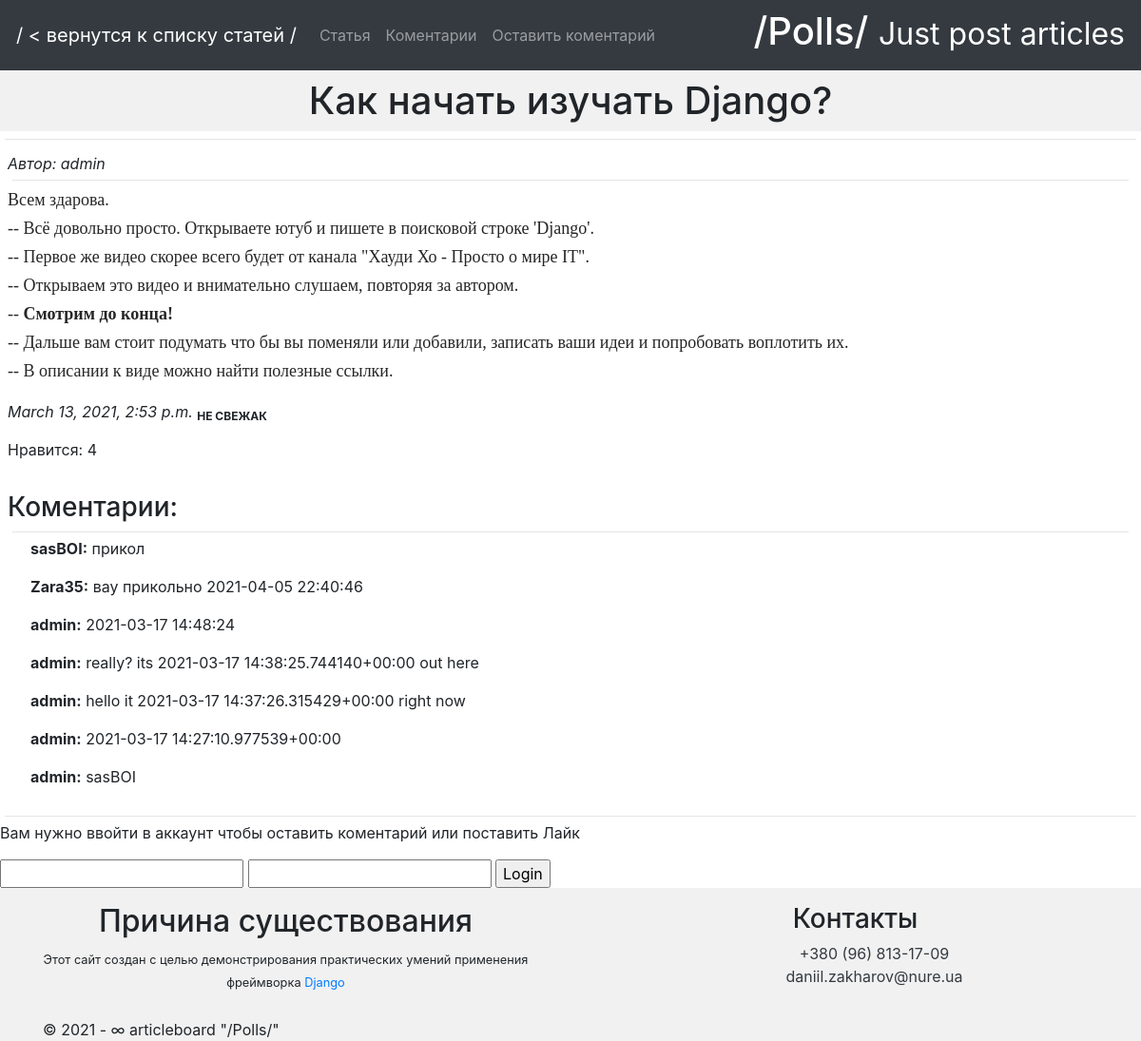
The page /polls/1/ on the database its author committed.
### mysite/apps/polls/models.py (models this page shows, shortened)
class Article(models.Model):
	article_author = models.ForeignKey(User, default=0, blank=True, null=False, on_delete=models.CASCADE, related_name='article_author_user')
	article_title = models.CharField('article name', max_length = 200)
	article_text = models.TextField('article text')
	ppub_date = models.DateTimeField('pub date')
	liked = models.ManyToManyField(User, default=None, blank=True)
	def was_recent(self):
		return self.ppub_date >= (timezone.now() - datetime.timedelta(days = 7))

class Comment(models.Model):
	article = models.ForeignKey(Article, on_delete = models.CASCADE)
	author_name = models.CharField('author name', max_length = 50)
	comment_text = models.CharField('comment text', max_length = 200)

### mysite/apps/polls/views.py (the view)
# urls.py: path('<int:article_id>/', views.detail, name = 'detail'),
def detail(request, article_id):
	try:
	 	a = Article.objects.get(id = article_id)
	 	user = request.user
	except:
		raise Http404("Хммм похоже такого тут нету...")
	latest_comments_list = a.comment_set.order_by('-id')
	return render(request, 'articles/detail.html', {'article': a, 'latest_comments_list': latest_comments_list, 'user' : user})

### mysite/templates/articles/detail.html (shortened to what this page needs)
{% extends 'base.html' %}
{% load static %}
{% block content %}
<header class="sticky-top">
	<nav class="navbar navbar-expand-lg navbar-dark bg-dark">
		<a class="navbar-brand" href="{% url 'articles:index' %}">/ < вернутся к списку статей /</a>
		<div class="collapse navbar-collapse" id="navbarSupportedContent">
			<ul class="navbar-nav mr-auto">
				<li class="nav-item">
					<a class="nav-link" href="#">Статья</a>
				</li>
				<li class="nav-item">
					<a class="nav-link" href="#comments">Коментарии</a>
				</li>
				<li class="nav-item dropdown">
					<a class="nav-link" href="#leave_comment">Оставить коментарий</a>
				</li>
			</ul>
		</div>
		<h1>/Polls/ <small>Just post articles</small></h1>
	</nav>
</header>
<div class="article-top">
	<h1 class="text-center p-2">{{article.article_title}}</h1>
</div>
<hr>
<div class="article p-2">
<i>Автор: {{article.article_author}}</i>
<hr>
<div class="content">
	<pre id="a_content">{{article.article_text|safe}} </pre>
</div>
<div class="date">
	<em>{{article.ppub_date}}</em>
	{% if article.was_recent %}
		<sub><b>СВЕЖАК</b></sub>
	{% else %}
		<sub><b>НЕ СВЕЖАК</b></sub>
	{% endif %}
</div>
</div>
<div id="forms" class="like-dislike m-2">
	<form action="{% url 'articles:leave_like' article.id %}" method="POST">
		<label for="like">Нравится: {{article.liked.all.count}}</label>
	</form>
</div>
<div id="comments" class="p-2 mt-3">
	<h3>Коментарии:</h3>
	<hr>
	{% if latest_comments_list %}
	{% for c in latest_comments_list %}
		<p class="ml-4 "> <strong>{{c.author_name}}:</strong> {{c.comment_text}}</p>
	{% endfor %}
	{% else %}
	<i>А коментарив то нет. Пишите первым.</i>
	{% endif %}
</div>
<hr>
<div id="leave_comment">
	{% if user.is_authenticated %}
	<h4>Оставить коментарий</h4>
<div class="send-comment form-group">
	<form action="{% url 'articles:leave_comment' article.id %}" method="POST">
		{% csrf_token %}
		<textarea class="form-control" name="text" required="" placeholder="Ваш комнтарий" cols="20" rows="5" maxlength="200"></textarea>
		<br>
		<button class="form-control btn btn-primary" type="submit">Запостить</button>
	</form>
</div>
	{% else %}
	<p>Вам нужно ввойти в аккаунт чтобы оставить коментарий или поставить Лайк</p>
	<form action="{% url 'articles:logingin' %}" method="POST">
		<input type="text" name="username">
		<input type="password" name="psswrd">
		<input type="submit" value="Login">
	</form>
	{% endif %}
</div>
{% endblock %}

### mysite/static/css/main.css (style rules this page uses)
hr { margin: 5px; }
header { background-color: white; border: 1px solid #343a40; }
body > header > nav > h1 { text-align: center; color: white; }
div { scroll-margin-top: 70px; }
#a_content { font-family: Lora,Georgia,Times,serif; font-size: 18px; line-height: 30px; color: #262626; }
body > div.article-top { background-color: #f1f1f1; }

### rows shown on the page
Article: article_title "Как начать изучать Django?", article_author "admin", article_text "Всем здарова. -- Всё довольно просто. Открываете ютуб и пишете в поисковой строке 'Django'. -- Первое же видео скорее всего будет от канала \"Хауди Хо - Просто о мире IT\". -- Открываем это видео и внимательно слушаем, повторяя за автором. -- Смотрим до конца! -- Дальше вам стоит подумать что бы вы поменяли или добавили, записать ваши идеи и попробовать воплотить их. -- В описании к виде можно найти полезные ссылки.", ppub_date "March 13, 2021, 2:53 p.m.", liked.all.count "4"
Comment: author_name "sasBOI", comment_text "прикол"
Comment: author_name "Zara35", comment_text "вау прикольно 2021-04-05 22:40:46"
Comment: author_name "admin", comment_text "2021-03-17 14:48:24"
Comment: author_name "admin", comment_text "really? its 2021-03-17 14:38:25.744140+00:00 out here"
Comment: author_name "admin", comment_text "hello it 2021-03-17 14:37:26.315429+00:00 right now"
Comment: author_name "admin", comment_text "2021-03-17 14:27:10.977539+00:00"
Comment: author_name "admin", comment_text "sasBOI"
